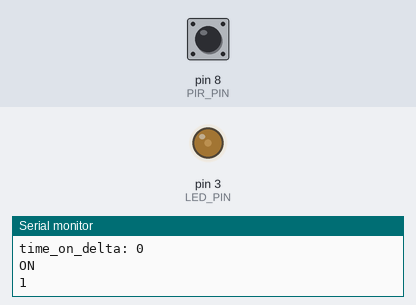
This sketch was run on a simulated Arduino Uno, built with avr-gcc and run on an emulated ATmega328P. On the bench: output pins drawn as LEDs (lit = HIGH), the last lines printed to the serial monitor. The test bench sets the inputs (shaded band); at power-on: pin 8 (PIR_PIN) HIGH.

Above: at 1.2 s.
1.3 s: pin 8 (PIR_PIN) driven LOW
At 4.0 s:
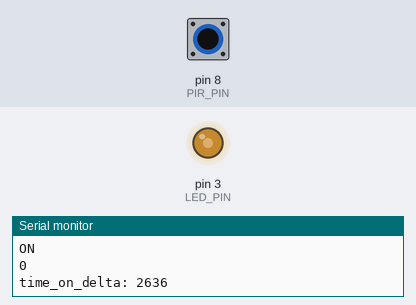
4.3 s: pin 8 (PIR_PIN) pulsed HIGH 5 times (0.12 s each, 0.3 s apart)
8.8 s: pin 8 (PIR_PIN) pulsed HIGH 2 times (0.12 s each, 0.3 s apart)
Timing chart, 0 to 11.8 s (numbered marks = the images above; inputs shaded):
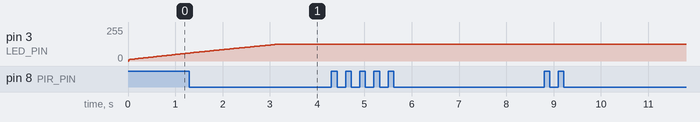

The sketch:

pir_fairy_lights.ino
```cpp
#define LED_PIN 3
#define PIR_PIN 8

// The leds can trip the sensor back on. This value is a cooloff
// to prevent hysterisis.
#define SENSOR_ON_COOLOFF_MS 500ul

// This value defines how long the sensor stays on once it's been tripped.
#define SENSOR_ON_DURATION_MS (1000ul * 60ul * 2ul)  // 2 mins

// 0 : Full brightness
// 1 : Half brightness
// 2 : Quarter Brightness
// 3 : Eight Brightness ...
#define INTENSITY_SHIFT 1

// Uncomment the following line to have debug tracing.
//#define DB_PRINT

#ifdef DBG_PRINT
# define DbgPrint(X) Serial.print(X)
# define DbgPrintln(X) Serial.println(X)
#else
# define DbgPrint(X) (X)
# define DbgPrintln(X) (X)
#endif

#define DbgPrint(X) Serial.print(X)
#define DbgPrintln(X) Serial.println(X)

class PIRSensor {
 public:

  explicit PIRSensor(int pin)
      : pir_pin_(pin),
        on_(false),
        timestamp_on_(0) {
    //pinMode(pir_pin_, INPUT_PULLUP);
  }

  void Update() {

    boolean prev_on = on_;
    boolean on = (HIGH == digitalRead(pir_pin_));

    unsigned long now_time = millis();
    // Filter the on state. The lights turning off will trip the
    // PIR into coming back on.

    DbgPrintln(on ? "1" : "0");


    if (timestamp_off_ != 0) {
      unsigned long time_off_delta = now_time - timestamp_off_;

      // Filter for at least a second.
      if (time_off_delta < SENSOR_ON_COOLOFF_MS) {
         DbgPrint("time_off_delta: "); DbgPrintln(time_off_delta);
         on_ = false;
         return;
       }
    }

    if (timestamp_on_ != 0) {
      if (on) {
        timestamp_on_ = now_time;
      }

      unsigned long time_on_delta = now_time - timestamp_on_;

      // Filter for at least a second.
      if (time_on_delta < SENSOR_ON_DURATION_MS) {
         DbgPrint("time_on_delta: "); DbgPrintln(time_on_delta);
         on_ = true;
         return;
       }
    }


    if (on) {
      timestamp_off_ = 0;
      // Okay, not filter to so turn on.
      timestamp_on_ = now_time;
    } else {

      if (on != prev_on) {
        timestamp_off_ = now_time;
      }
      timestamp_on_ = 0;

    }

    on_ = on;

  }

  bool On() const {  return on_; }
 private:
  int pir_pin_;
  boolean on_;
  unsigned long timestamp_on_;
  unsigned long timestamp_off_;
};


void setup() {
  // put your setup code here, to run once:
  pinMode(LED_PIN, OUTPUT);
  Serial.begin(9600);

}

PIRSensor pirSensor(PIR_PIN);
int curr_led_value = 0;


void loop() {

  pirSensor.Update();

  bool on = pirSensor.On();
  curr_led_value += on ? 1 : -1;
  DbgPrintln((on ? "ON" : "OFF"));
  curr_led_value = constrain(curr_led_value, 0, (0xff >> INTENSITY_SHIFT));

  analogWrite(LED_PIN, curr_led_value);
}
```
